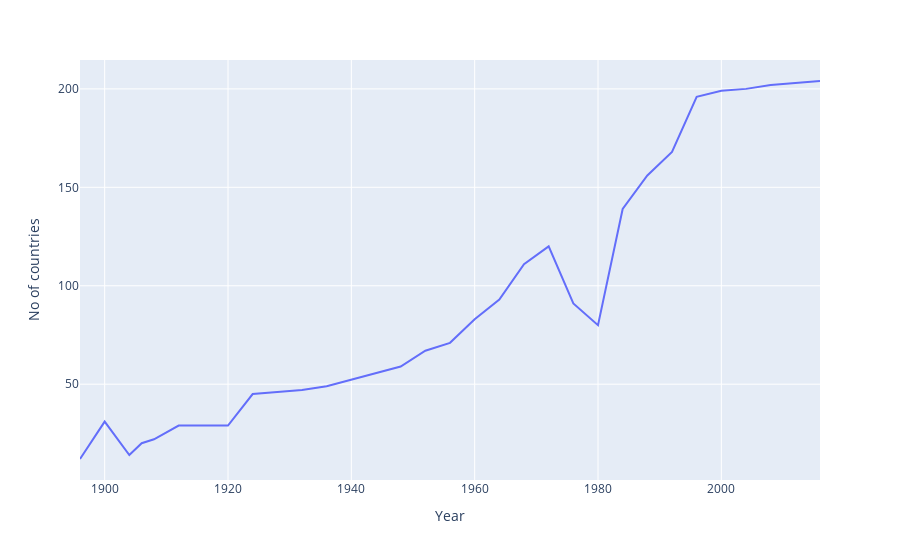

This figure's notebook cell:
### Code cell
fig = px.line(nations_over_time, x="Year", y ="No of countries")
fig.show()

### Figure 1 — Plotly figure (JSON) as saved in the notebook; plotly's stock layout.template omitted (floating-point values rounded to 4 significant figures)
{"data": [{"hovertemplate": "Year=%{x}<br>No of countries=%{y}<extra></extra>", "legendgroup": "", "line": {"color": "#636efa", "dash": "solid"}, "marker": {"symbol": "circle"}, "mode": "lines", "name": "", "orientation": "v", "showlegend": false, "type": "scatter", "x": [1896, 1900, 1904, 1906, 1908, 1912, 1920, 1924, 1928, 1932, 1936, 1948, 1952, 1956, 1960, 1964, 1968, 1972, 1976, 1980, 1984, 1988, 1992, 1996, 2000, 2004, 2008, 2012, 2016], "xaxis": "x", "y": [12, 31, 14, 20, 22, 29, 29, 45, 46, 47, 49, 59, 67, 71, 83, 93, 111, 120, 91, 80, 139, 156, 168, 196, 199, 200, 202, 203, 204], "yaxis": "y"}], "layout": {"legend": {"tracegroupgap": 0}, "margin": {"t": 60}, "xaxis": {"anchor": "y", "domain": [0, 1], "title": {"text": "Year"}}, "yaxis": {"anchor": "x", "domain": [0, 1], "title": {"text": "No of countries"}}}}
